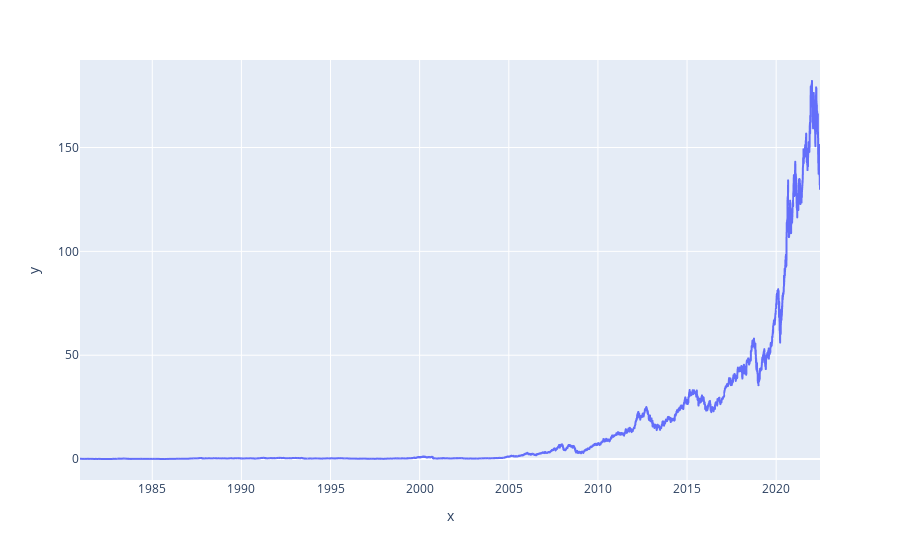

Notebook source saved alongside this figure:
### Code cell
fig = px.line( x = Data['date'],y=Data['close'] )
fig.show()

### Figure 1 — Plotly figure (JSON) as saved in the notebook; plotly's stock layout.template omitted (floating-point values rounded to 4 significant figures; data arrays with more than 128 entries replaced by an {"elided": "..."} marker saying what was removed)
{"data": [{"hovertemplate": "x=%{x}<br>y=%{y}<extra></extra>", "legendgroup": "", "line": {"color": "#636efa", "dash": "solid"}, "marker": {"symbol": "circle"}, "mode": "lines", "name": "", "showlegend": false, "type": "scattergl", "x": {"elided": "10468 str values"}, "xaxis": "x", "y": {"elided": "10468 float values"}, "yaxis": "y"}], "layout": {"legend": {"tracegroupgap": 0}, "margin": {"t": 60}, "xaxis": {"anchor": "y", "domain": [0, 1], "title": {"text": "x"}}, "yaxis": {"anchor": "x", "domain": [0, 1], "title": {"text": "y"}}}}
